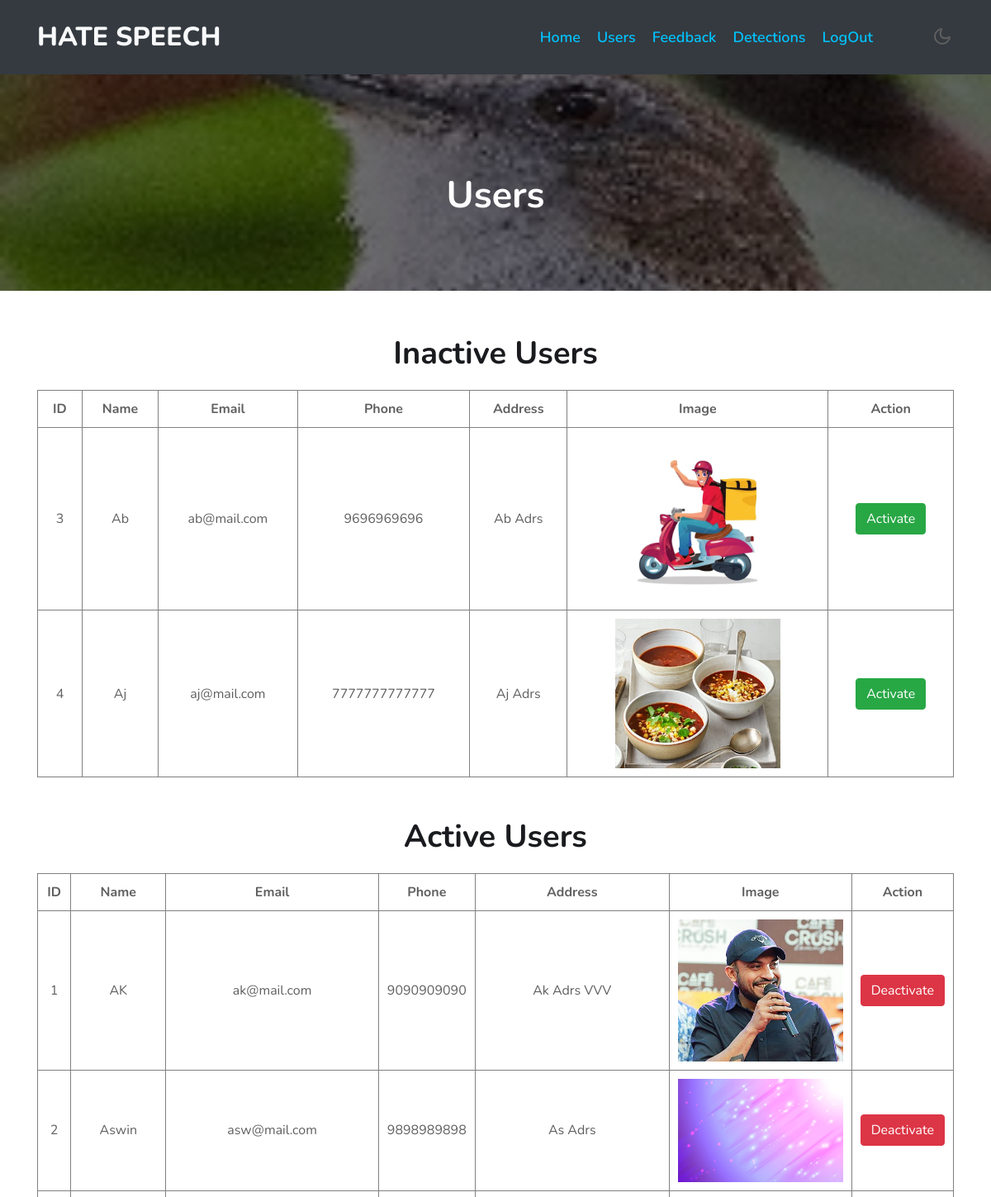
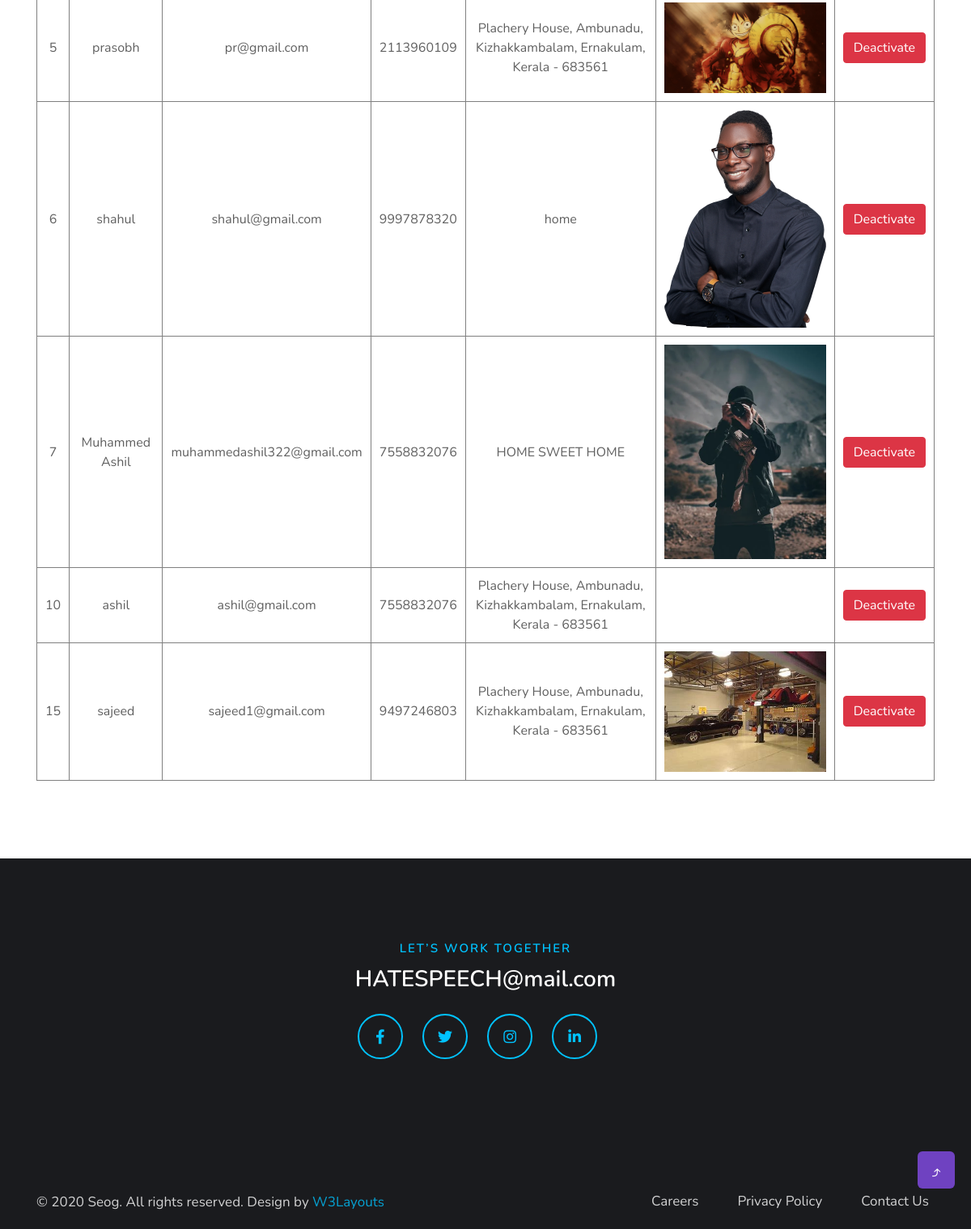
The page /adminStartUp (signed in) on the database its author committed (2 pictures, top to bottom).
### hsApp/models.py (models this page shows)
class Users(models.Model):
    name = models.CharField(max_length=50)
    email = models.EmailField()
    phone = models.CharField(max_length=20)
    address = models.CharField(max_length=200)
    document = models.FileField(upload_to="docs")
    user = models.ForeignKey(User, on_delete=models.CASCADE)

### hsApp/views.py (the view)
# urls.py: path("adminStartUp", views.adminStartUp),
def adminStartUp(request):
    if 'email' in request.session:
     request.session['email']
     data = Users.objects.filter(user__is_active=0)
     dataActive = Users.objects.filter(user__is_active=1)
     return render(request, "adminStartup.html", {"data": data, "dataActive": dataActive})
    else:
       return redirect("/login")

### templates/adminStartup.html (shortened to what this page needs)
{% extends "adminBase.html" %} {% block content %}
<section class="w3l-inner-page-breadcrumb">
	<div class="breadcrumb-bg py-5">
		<div class="container pt-lg-5 pt-md-3 p-lg-4 pb-md-3 my-lg-3">
			<h2 class="title pt-5">Users</h2>
		</div>
	</div>
</section>
<div class="w3l-contact-10" id="contact">
	<div class="form-41-mian py-lg-5 py-md-4 py-2">
		<div class="container">
			<div class="header-title text-center mx-auto">
				<h3 class="title-w3l">Inactive Users</h3>
				<table>
					<tr>
						<th>ID</th>
						<th>Name</th>
						<th>Email</th>
						<th>Phone</th>
						<th>Address</th>
						<th>Image</th>
						<th colspan="2">Action</th>
					</tr>
					{% for d in data %}
					<tr>
						<td>{{d.id}}</td>
						<td>{{d.name}}</td>
						<td>{{d.email}}</td>
						<td>{{d.phone}}</td>
						<td>{{d.address}}</td>
						<td>
							<a href="/static/media/{{d.document}}" target="_blank"
								><img src="/static/media/{{d.document}}" width="200" alt=""
							/></a>
						</td>
						<td>
							<a href="/approveStartUp?id={{d.user.id}}&status=1" class="btn btn-success">Activate</a>
						</td>
					</tr>
					{% endfor %}
				</table>
				<h3 class="title-w3l">Active Users</h3>
				<table>
					<tr>
						<th>ID</th>
						<th>Name</th>
						<th>Email</th>
						<th>Phone</th>
						<th>Address</th>
						<th>Image</th>
						<th>Action</th>
					</tr>
					{% for d in dataActive %}
					<tr>
						<td>{{d.id}}</td>
						<td>{{d.name}}</td>
						<td>{{d.email}}</td>
						<td>{{d.phone}}</td>
						<td>{{d.address}}</td>
						<td>
							<a href="/static/media/{{d.document}}" target="_blank"
								><img src="/static/media/{{d.document}}" width="200" alt=""
							/></a>
						</td>
						<td>
							<a href="/approveStartUp?id={{d.user.id}}&status=0" class="btn btn-danger">Deactivate</a>
						</td>
					</tr>
					{% endfor %}
				</table>
			</div>
		</div>
	</div>
</div>
{% endblock %}

### templates/adminBase.html (shortened to what this page needs)
<!doctype html>
<html lang="zxx">
<head>
  <link rel="stylesheet" href="static/css/style-starter.css">
</head>
<body>
  <div class="header-w3l">
    <header id="site-header" class="fixed-top bg-dark">
      <div class="container">
        <nav class="navbar navbar-expand-lg stroke">
          <a class="navbar-brand text-light" href="/">
            Hate Speech
          </a>
          <div class="collapse navbar-collapse" id="navbarTogglerDemo02">
            <ul class="navbar-nav ml-lg-auto">
              <li class="nav-item active">
                <a class="nav-link" href="/adminHome">Home</a>
              </li>
              <li class="nav-item active">
                <a class="nav-link" href="/adminStartUp">Users</a>
              </li>
              <li class="nav-item active">
                <a class="nav-link" href="/adminViewFeedback">Feedback</a>
              </li>
              <li class="nav-item active">
                <a class="nav-link" href="/adminViewDetections">Detections</a>
              </li>
              <li class="nav-item active">
                <a class="nav-link" href="{% url 'logout' %}">LogOut</a>
              </li>
            </ul>
          </div>
          <div class="mobile-position">
            <nav class="navigation">
              <div class="theme-switch-wrapper">
                <label class="theme-switch" for="checkbox">
                  <div class="mode-container">
                    <i class="gg-moon"></i>
                  </div>
                </label>
              </div>
            </nav>
          </div>
        </nav>
      </div>
    </header>
  </div>
  {% block content %}
  {% endblock %}
  <footer class="w3l-footer-29-main">
    <div class="footer-29-w3l py-5">
      <div class="container py-lg-5 py-md-3">
        <div class="w3l-footer-texthny-inf text-center">
          <h6 class="foot-sub-title mb-1">LET’S WORK TOGETHER</h6>
          <h4><a href="mailto:seogexample@mail.com" class="mail">HATESPEECH@mail.com</a></h4>
          <div class="main-social-footer-29 mt-4 mb-lg-5 mb-4">
            <a href="#facebook" class="facebook"><span class="fab fa-facebook-f"></span></a>
            <a href="#twitter" class="twitter"><span class="fab fa-twitter"></span></a>
            <a href="#instagram" class="instagram"><span class="fab fa-instagram"></span></a>
            <a href="#linkedin" class="linkedin"><span class="fab fa-linkedin-in"></span></a>
          </div>
        </div>
      </div>
    </div>
      <section class="w3l-copyright">
        <div class="container">
          <div class="row bottom-copies">
            <p class="col-lg-8 copy-footer-29">© 2020 Seog. All rights reserved. Design by <a
                href="https://w3layouts.com/" target="_blank">
                W3Layouts</a></p>
            <div class="col-lg-4 footer-list-29">
              <ul class="d-flex text-lg-right">
                <li><a href="#careers"> Careers</a></li>
                <li class="mx-lg-5 mx-md-4 mx-3"><a href="#privacymy-lg-0 my-4">Privacy Policy</a></li>
                <li><a href="contact.html">Contact Us</a></li>
              </ul>
            </div>
          </div>
        </div>
      </section>
      <button onclick="topFunction()" id="movetop" title="Go to top">
        &#10548;
      </button>
    </footer>
</body>
</html>

### templates/adminStartup.html (style rules this page uses)
table { width: 100%; margin-top: 20px; }
th, td { padding: 10px; }
table, th, td { border: 1px solid gray; }

### rows shown on the page
Users: id "3", name "Ab", email "ab@mail.com", phone "9696969696", address "Ab Adrs", document (picture)
Users: id "4", name "Aj", email "aj@mail.com", phone "7777777777777", address "Aj Adrs", document (picture)
Users: id "1", name "AK", email "ak@mail.com", phone "9090909090", address "Ak Adrs VVV", document (picture)
Users: id "2", name "Aswin", email "asw@mail.com", phone "9898989898", address "As Adrs", document (picture)
Users: id "5", name "prasobh", email "pr@gmail.com", phone "2113960109", address "Plachery House, Ambunadu, Kizhakkambalam, Ernakulam, Kerala - 683561", document (picture)
Users: id "6", name "shahul", email "shahul@gmail.com", phone "9997878320", address "home", document (placeholder picture)
Users: id "7", name "Muhammed Ashil", email "muhammedashil322@gmail.com", phone "7558832076", address "HOME SWEET HOME", document (picture)
Users: id "10", name "ashil", email "ashil@gmail.com", phone "7558832076", address "Plachery House, Ambunadu, Kizhakkambalam, Ernakulam, Kerala - 683561"
Users: id "15", name "sajeed", email "sajeed1@gmail.com", phone "9497246803", address "Plachery House, Ambunadu, Kizhakkambalam, Ernakulam, Kerala - 683561", document (picture)
